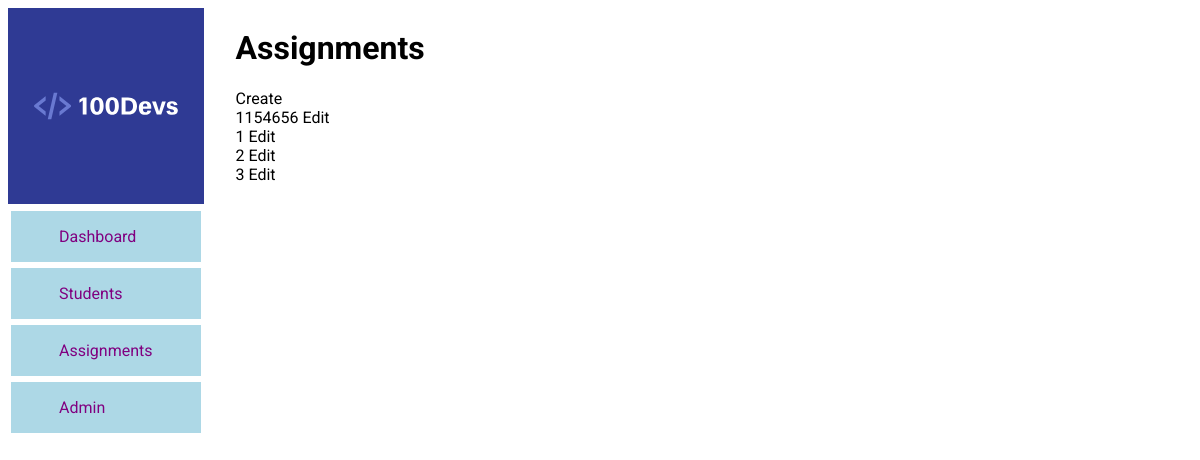
/assignments/, run on the app's committed database.
### main/models.py (models this page shows, shortened)
class Assignment(models.Model):
    name = models.CharField(max_length=200)
    description = models.TextField(blank=True, null=True)
    class_num = models.CharField(max_length=100) #character just in case
    link_description = models.TextField()

### main/views.py (the view)
# urls.py: path('assignments/', views.assignments, name="assignments"),
def assignments(request):
    assignments = Assignment.objects.all()
    context = {
        "assignments": assignments
    }
    return render(request, 'assignments.html', context)

### main/templates/assignments.html
{% extends 'main.html' %}
{% block content %}
<h1>Assignments</h1>
<a href="{% url 'assignment-create' %}">Create</a>
<ul>
    {% for assignment in assignments %}
    <li>{{assignment.name}} <a href="{% url 'assignment-edit' assignment.id %}">Edit</a></li>
    {% endfor %}
</ul>
{% endblock content %}

### static/css/main.css (style rules this page uses)
body { display: flex; flex-direction: row; font-family: 'Roboto', sans-serif; }
a, a:hover, a:focus, a:active { text-decoration: none; color: black; }
ul { list-style-type: none; margin: 0; padding: 0; }

### data on the page
Assignment: name "1154656"
Assignment: name "1"
Assignment: name "2"
Assignment: name "3"
